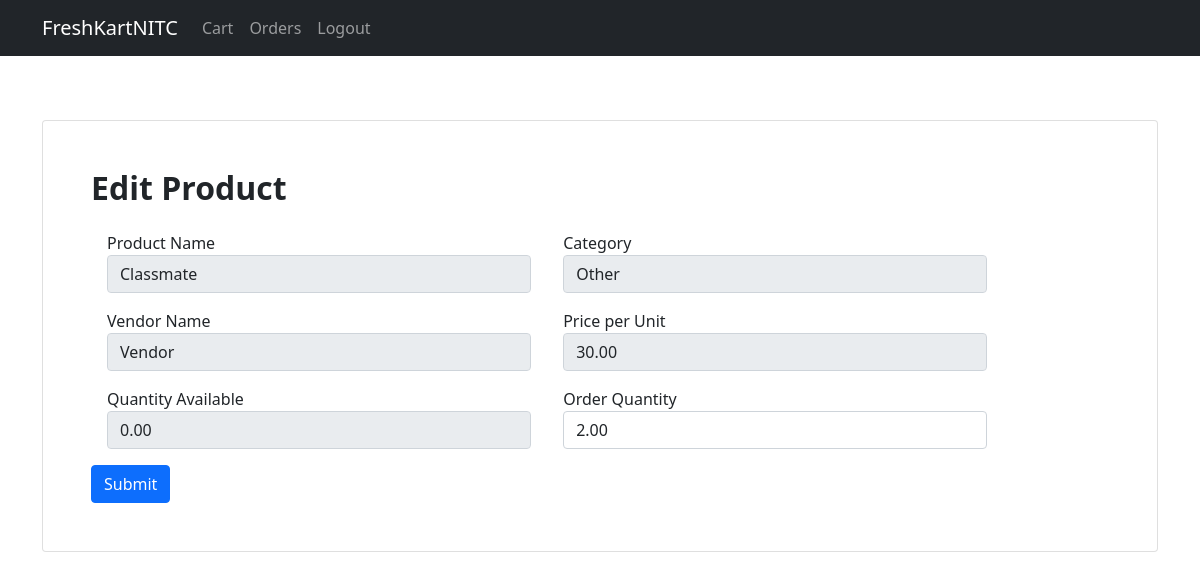
Screenshot of /order/6/edit (signed in) with the database file from the repository.
### application/models.py (models this page shows)
class Products(db.Model):
    __tablename__ = 'products'
    id = db.Column(db.Integer, primary_key=True, autoincrement=True)
    name = db.Column(db.String(255), nullable=False)
    vendor = db.Column(db.Integer, db.ForeignKey('vendors.id'), nullable=False)
    image = db.Column(db.String(255), nullable=False)
    category = db.Column(db.String(255), nullable=False)
    price = db.Column(db.Numeric(10,2), nullable=False)
    qty = db.Column(db.Numeric(10,2), nullable=False)
    unit = db.Column(db.String(255), nullable=False)

class Vendors(db.Model):
    __tablename__ = 'vendors'
    id = db.Column(db.Integer, primary_key=True, autoincrement=True)
    name = db.Column(db.String(255), nullable=False)
    email = db.Column(db.String(255), nullable=False, unique=True)
    phone = db.Column(db.String(10), nullable=False)
    password = db.Column(db.String(255), nullable=False)

class Orders(db.Model):
    __tablename__ = 'orders'
    id = db.Column(db.Integer, primary_key=True, autoincrement=True)
    vendor = db.Column(db.Integer, db.ForeignKey('vendors.id'), nullable=False)
    user = db.Column(db.Integer, db.ForeignKey('users.id'), nullable=False)
    product = db.Column(db.Integer, db.ForeignKey('products.id'), nullable=False)
    date = db.Column(db.String(255), nullable=False)
    qty = db.Column(db.Numeric(10,2), nullable=False)
    price = db.Column(db.Numeric(10,2), nullable=False)
    state = db.Column(db.String(255), nullable=False)

### application/controllers.py (the view)
@app.route('/order/<int:id>/edit',methods=['GET','POST'])
@buyer_login_required
def edit_kart(id):
    order = Orders.query.filter_by(id=id).first()
    if order.user!= session['id']:
        flash('Unauthorized Access','danger')
        return redirect(url_for('login'))
    product = Products.query.filter_by(id=order.product).first()
    if request.method == 'POST':
        qty = request.form['qty']
        if float(qty) > product.qty:
            flash("Requested Quantity Not Available",'danger')
            return redirect(url_for('cart'))
        else:
            order.qty = qty
            db.session.commit()
            flash("Order Updated",'success')
            return redirect(url_for('cart'))
    else:
        vendor = Vendors.query.filter_by(id=order.vendor).first()
        return render_template('edit_order.html',order = order, product = product,vendor=vendor)

### application/controllers.py (called while the page is built)
def buyer_login_required(f):
    @wraps(f)
    def wrap(*args, **kwargs):
        if 'type' in session and session['type'] == 'Buyer' and 'status' in session:
            return f(*args, **kwargs)
        else:
            flash('Unauthorized Access','danger')
            return redirect(url_for('login'))
    return wrap

### templates/edit_order.html
{% extends 'base_buyer.html' %}
{% block content %}
<div class="container py-5">
    <div class="card">
        <div class="card-body p-5">
            <h2 class="fw-bold mb-4">Edit Product</h2>
            <form method='POST' enctype="multipart/form-data">
                <div class="d-flex flex-row align-items-center flex-wrap">
                    <div class="col-md-5 mb-3 mx-3">
                        <label>Product Name</label>
                        <input type="text" class="form-control" value={{product.name}} disabled>
                    </div>
                    <div class="col-md-5 mb-3 mx-3">
                        <label>Category</label>
                        <input type="text" class="form-control" value={{product.category}} disabled>
                    </div>
                </div>
                <div class="d-flex flex-row align-items-center flex-wrap">
                    <div class="col-md-5 mb-3 mx-3">
                        <label>Vendor Name</label>
                        <input type="text" class="form-control" value={{vendor.name}} disabled>
                    </div>
                    <div class="col-md-5 mb-3 mx-3">
                        <label>Price per Unit</label>
                        <input type="text" class="form-control" value={{product.price}} disabled/>
                    </div>
                </div>
                <div class="d-flex flex-row align-items-center flex-wrap">
                    <div class="col-md-5 mb-3 mx-3">
                        <label>Quantity Available</label>
                        <input type="text" class="form-control" value={{product.qty}} disabled/>
                    </div>
                    <div class="col-md-5 mb-3 mx-3">
                        <label>Order Quantity</label>
                        {%if product.unit=="kg"%}
                        <input class="form-control" type="number" name="qty" value={{order.qty}} step=0.01 min=0>
                        {%elif product.unit=="g"%}
                        <input class="form-control" type="number" name="qty" value={{order.qty}} step=10 min=0>
                        {%elif product.unit=="L"%}
                        <input class="form-control" type="number" name="qty" value={{order.qty}} step=0.01 min=0>
                        {%else%}
                        <input class="form-control" type="number" name="qty" value={{order.qty}} step=1 min=0>
                        {%endif%}
                    </div>
                </div>
                <input class="btn btn-primary" type="submit"></input>
            </form>
        </div>
    </div>
</div>
{% endblock %}

### rows the page displays
Products: name "Classmate", category "Other", price "30.00", qty "0.00"
Vendors: name "Vendor"
Orders: qty "2.00"
